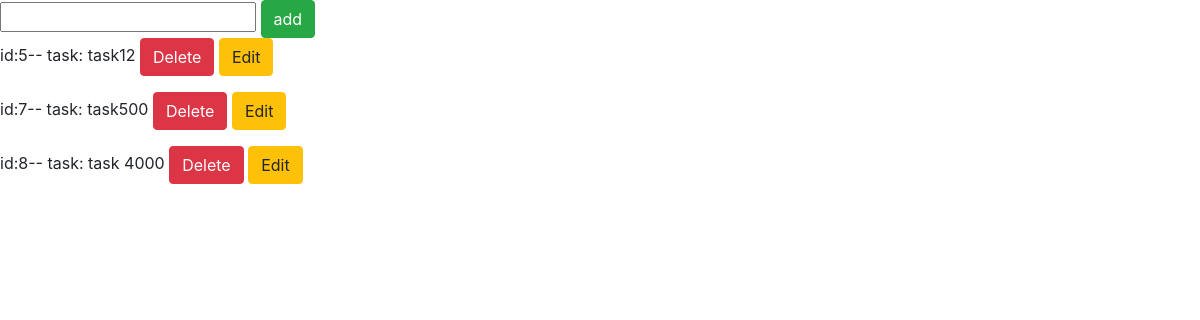
The page /todoview/ on the database as committed earlier.
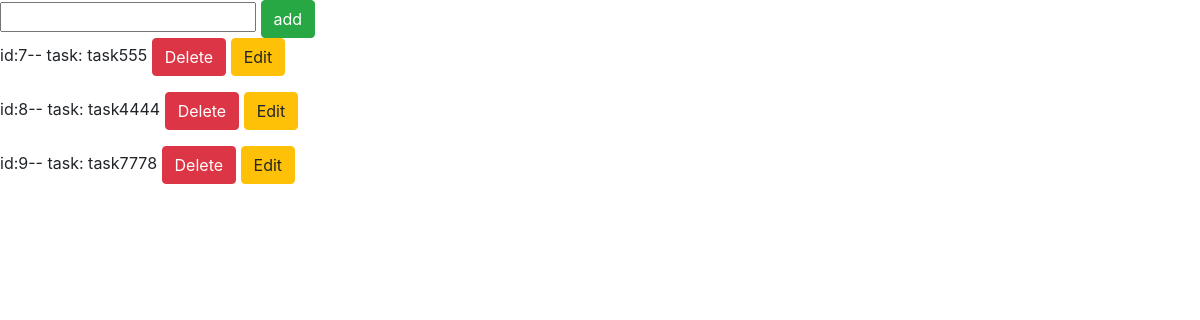
The same page on the database as committed later.
### crud/models.py (models this page shows, shortened)
class TodoModel (models.Model):
	task = models.CharField (max_length=20)

### crud/views.py (the view)
def todoview (request):
	all_tasks = TodoModel.objects.all
	context = {'alltasks': all_tasks}
	return render(request, 'homepage.html', context)

### crud/templates/homepage.html (shortened to what this page needs)
{% extends 'base.html' %}
{% block content %}
    <form  method="POST" action="addtask/">
       <input type="text" name="task">
       <input type="submit" value="add" class="btn btn-success" name="" >
    </form>
	{% for task in alltasks %}
		<p> id:{{task.id}}-- task: {{task.task}} <a href="{% url 'deletetask' task.id %}" class="btn btn-danger">Delete </a>
			<a href="{% url 'edit' task.id %}" class="btn btn-warning">Edit </a></p>
	{% endfor %}
{% endblock %}

### counterapp/templates/base.html (shortened to what this page needs)
<!DOCTYPE html>
<html>
<head>
	<link rel="stylesheet" href="https://stackpath.bootstrapcdn.com/bootstrap/4.5.0/css/bootstrap.min.css">
</head>
<body>
{% block content %}
{% endblock %}
</body>
</html>

Rows that differ between the two databases and show on the page:
removed TodoModel: id "5", task "task12"
changed TodoModel id 7: task "task500" → "task555"
changed TodoModel id 8: task "task 4000" → "task4444"
added TodoModel: id "9", task "task7778"
